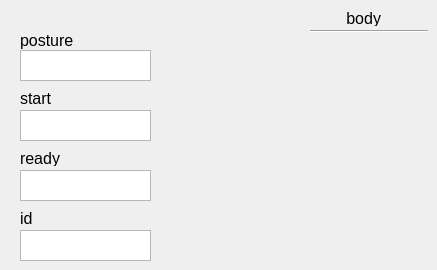
    <widget class="QWidget" name="bodyTab">
     <attribute name="title">
      <string>body</string>
     </attribute>
     <widget class="QLabel" name="postureLabel">
      <property name="geometry">
       <rect>
        <x>20</x>
        <y>30</y>
        <width>61</width>
        <height>20</height>
       </rect>
      </property>
      <property name="font">
       <font>
        <pointsize>12</pointsize>
       </font>
      </property>
      <property name="text">
       <string>posture</string>
      </property>
      <property name="alignment">
       <set>Qt::AlignLeading|Qt::AlignLeft|Qt::AlignVCenter</set>
      </property>
     </widget>
     <widget class="QLabel" name="startLabel">
      <property name="geometry">
       <rect>
        <x>20</x>
        <y>90</y>
        <width>41</width>
        <height>16</height>
       </rect>
      </property>
      <property name="font">
       <font>
        <pointsize>12</pointsize>
       </font>
      </property>
      <property name="text">
       <string>start</string>
      </property>
      <property name="alignment">
       <set>Qt::AlignLeading|Qt::AlignLeft|Qt::AlignVCenter</set>
      </property>
     </widget>
     <widget class="QLabel" name="readyLabel">
      <property name="geometry">
       <rect>
        <x>20</x>
        <y>150</y>
        <width>41</width>
        <height>16</height>
       </rect>
      </property>
      <property name="font">
       <font>
        <pointsize>12</pointsize>
       </font>
      </property>
      <property name="text">
       <string>ready</string>
      </property>
      <property name="alignment">
       <set>Qt::AlignLeading|Qt::AlignLeft|Qt::AlignVCenter</set>
      </property>
     </widget>
     <widget class="QLabel" name="idLabel">
      <property name="geometry">
       <rect>
        <x>20</x>
        <y>210</y>
        <width>31</width>
        <height>16</height>
       </rect>
      </property>
      <property name="font">
       <font>
        <pointsize>12</pointsize>
       </font>
      </property>
      <property name="text">
       <string>id</string>
      </property>
      <property name="alignment">
       <set>Qt::AlignLeading|Qt::AlignLeft|Qt::AlignVCenter</set>
      </property>
     </widget>
     <widget class="QPlainTextEdit" name="bodyIdBox">
      <property name="geometry">
       <rect>
        <x>20</x>
        <y>230</y>
        <width>131</width>
        <height>31</height>
       </rect>
      </property>
      <property name="accessibleName">
       <string>id</string>
      </property>
     </widget>
     <widget class="QPlainTextEdit" name="bodyReadyBox">
      <property name="geometry">
       <rect>
        <x>20</x>
        <y>170</y>
        <width>131</width>
        <height>31</height>
       </rect>
      </property>
      <property name="accessibleName">
       <string>ready</string>
      </property>
     </widget>
     <widget class="QPlainTextEdit" name="bodyStartBox">
      <property name="geometry">
       <rect>
        <x>20</x>
        <y>110</y>
        <width>131</width>
        <height>31</height>
       </rect>
      </property>
      <property name="accessibleName">
       <string>start</string>
      </property>
     </widget>
     <widget class="QPlainTextEdit" name="bodyPostureBox">
      <property name="geometry">
       <rect>
        <x>20</x>
        <y>50</y>
        <width>131</width>
        <height>31</height>
       </rect>
      </property>
      <property name="accessibleName">
       <string>posture</string>
      </property>
      <property name="verticalScrollBarPolicy">
       <enum>Qt::ScrollBarAsNeeded</enum>
      </property>
     </widget>
     <widget class="QLabel" name="idLabel_2">
      <property name="geometry">
       <rect>
        <x>340</x>
        <y>10</y>
        <width>41</width>
        <height>16</height>
       </rect>
      </property>
      <property name="font">
       <font>
        <pointsize>12</pointsize>
       </font>
      </property>
      <property name="text">
       <string>body</string>
      </property>
      <property name="alignment">
       <set>Qt::AlignRight|Qt::AlignTrailing|Qt::AlignVCenter</set>
      </property>
     </widget>
     <widget class="Line" name="line">
      <property name="geometry">
       <rect>
        <x>310</x>
        <y>30</y>
        <width>118</width>
        <height>3</height>
       </rect>
      </property>
      <property name="orientation">
       <enum>Qt::Horizontal</enum>
      </property>
     </widget>
    </widget>
